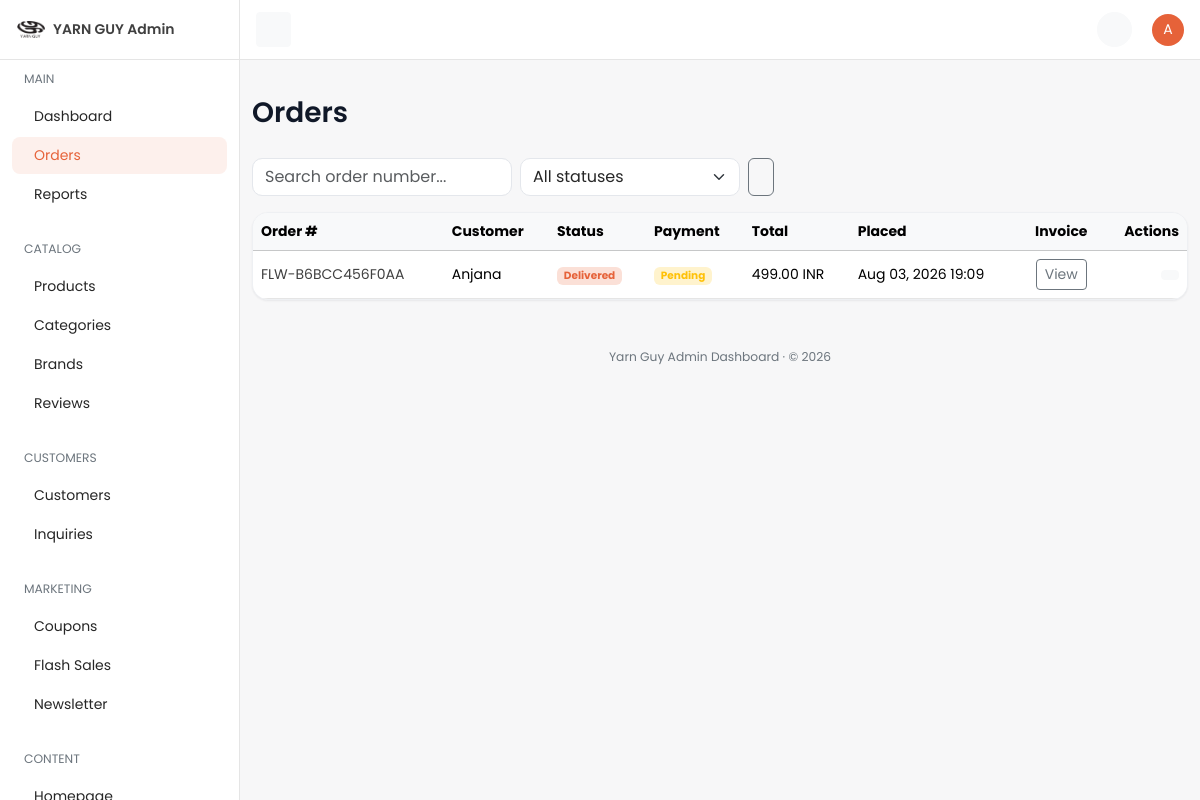
/dashboard/orders/ (signed in), run on an earlier commit of the app's database.
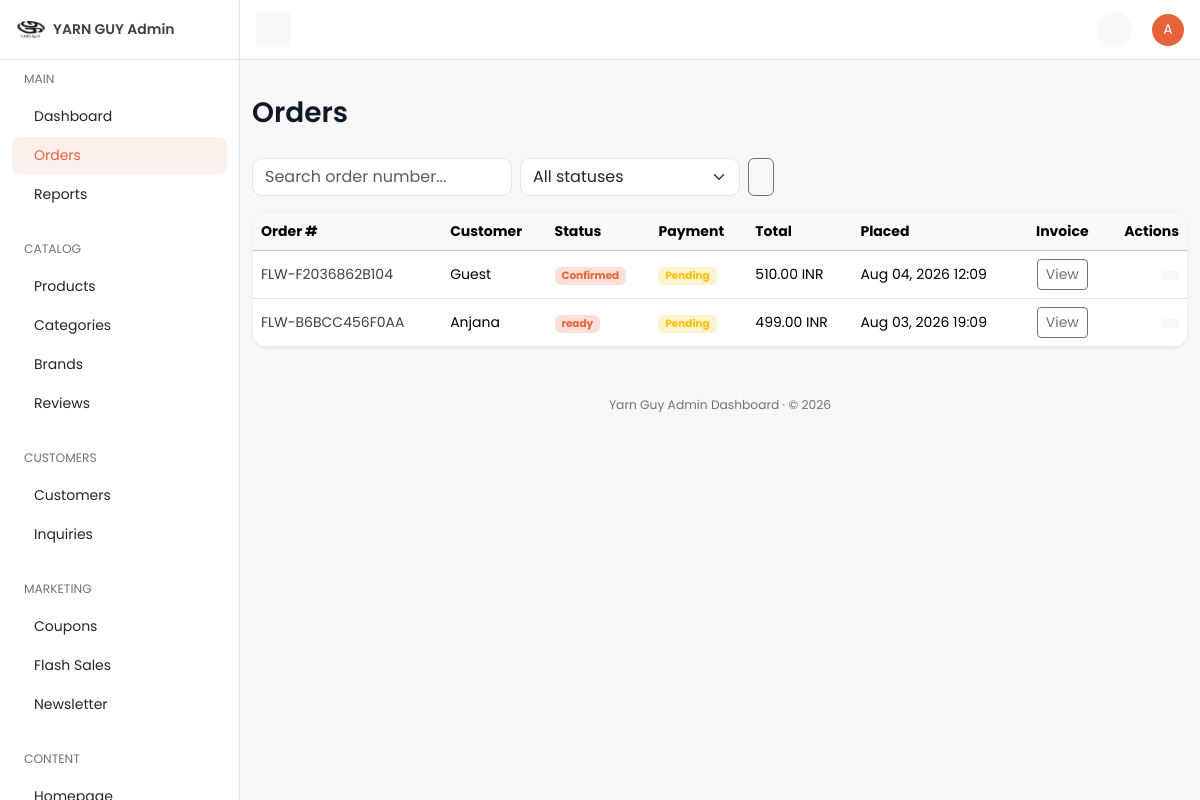
And on a later commit of the database.
### orders/models.py (models this page shows, shortened)
class Order(TimeStampedModel):
    customer_profile = models.ForeignKey(
        "accounts.CustomerProfile",
        on_delete=models.CASCADE,
        related_name="orders",
        null=True,
        blank=True,
        verbose_name="Customer profile",
        help_text="Owner of this order; null for guest checkout.",
    )
    cart = models.ForeignKey(
        "cart.Cart",
        on_delete=models.SET_NULL,
        null=True,
        blank=True,
        related_name="orders",
        verbose_name="Source cart",
    )
    order_number = models.CharField(
        max_length=32,
        unique=True,
        db_index=True,
        verbose_name="Order number",
        help_text="Human-readable unique order reference.",
    )
    idempotency_key = models.CharField(
        max_length=64,
        unique=True,
        null=True,
        blank=True,
        db_index=True,
        verbose_name="Idempotency key",
        help_text="Client-supplied key preventing duplicate order creation.",
    )
    order_status = models.CharField(
        max_length=20,
        choices=OrderStatus.choices,
        default=OrderStatus.PLACED,
        db_index=True,
        verbose_name="Order status",
    )
    delivery_date = models.DateField(
        null=True,
        blank=True,
        verbose_name="Delivery date",
        db_index=True,
    )
    subtotal = models.DecimalField(max_digits=12, decimal_places=2, default=0)
    coupon_discount = models.DecimalField(max_digits=12, decimal_places=2, default=0)
    delivery_charge = models.DecimalField(max_digits=12, decimal_places=2, default=0)
    total_amount = models.DecimalField(
        max_digits=12,
        decimal_places=2,
        verbose_name="Total amount",
        help_text="Order total in the customer's checkout currency.",
    )
    currency = models.ForeignKey(
        "core.Currency",
        on_delete=models.PROTECT,
        null=True,
        blank=True,
        related_name="orders",
        verbose_name="Currency",
    )
    delivery_address_snapshot = models.JSONField(
        default=dict,
        verbose_name="Delivery address snapshot",
    )
    invoice_details = models.JSONField(default=dict, verbose_name="Invoice details")
    class Meta:
        verbose_name = "Order"
        verbose_name_plural = "Orders"
        indexes = [
            models.Index(
                fields=["customer_profile", "-created_at"],
                name="ord_customer_created_idx",
            ),
            models.Index(fields=["order_status"], name="orders_order_status_idx"),
            models.Index(fields=["idempotency_key"], name="orders_idempotency_key_idx"),
        ]
        ordering = ["-created_at"]
    @property
    def payment_status_display(self) -> str:
        tx = self.payment_transactions.filter(status="success").last()
        if not tx:
            tx = self.payment_transactions.last()
        if not tx:
            return "Unknown"
        return tx.get_status_display()

### accounts/models.py (models this page shows, shortened)
class CustomerProfile(TimeStampedModel):
    user = models.OneToOneField(
        settings.AUTH_USER_MODEL,
        on_delete=models.CASCADE,
        related_name="customer_profile",
        verbose_name="User",
        help_text="Linked Django auth user.",
    )
    phone = models.CharField(
        max_length=20,
        blank=True,
        db_index=True,
        verbose_name="Phone number",
        help_text="Customer mobile number used for OTP login.",
    )
    phone_verified = models.BooleanField(
        default=False,
        verbose_name="Phone verified",
        help_text="True after a successful OTP verification for this phone.",
    )
    preferred_language = models.CharField(
        max_length=5,
        choices=settings.LANGUAGES,
        default=settings.LANGUAGE_CODE,
        verbose_name="Preferred language",
        help_text="Customer's preferred storefront language.",
    )
    preferred_currency = models.ForeignKey(
        "core.Currency",
        on_delete=models.PROTECT,
        related_name="customer_profiles",
        verbose_name="Preferred currency",
        help_text="Currency used to display prices for this customer.",
    )
    date_of_birth = models.DateField(
        null=True,
        blank=True,
        verbose_name="Date of birth",
        help_text="Optional date of birth for personalization.",
    )
    default_address = models.ForeignKey(
        "accounts.Address",
        on_delete=models.SET_NULL,
        null=True,
        blank=True,
        related_name="+",
        verbose_name="Default address",
        help_text="Customer's primary delivery address.",
    )
    notify_via_email = models.BooleanField(
        default=True,
        verbose_name="Email notifications",
        help_text="Receive order updates via email.",
    )
    notify_via_sms = models.BooleanField(
        default=True,
        verbose_name="SMS notifications",
        help_text="Receive order updates via SMS.",
    )
    notify_via_whatsapp = models.BooleanField(
        default=False,
        verbose_name="WhatsApp notifications",
        help_text="Receive order updates via WhatsApp.",
    )
    class Meta:
        verbose_name = "Customer profile"
        verbose_name_plural = "Customer profiles"
        indexes = [
            models.Index(fields=["phone"], name="accounts_profile_phone_idx"),
        ]
    def __str__(self) -> str:
        return self.user.get_full_name() or self.user.email or str(self.pk)

### payments/models.py (models this page shows, shortened)
class PaymentTransaction(TimeStampedModel):
    order = models.ForeignKey(
        "orders.Order",
        on_delete=models.CASCADE,
        related_name="payment_transactions",
        verbose_name="Order",
    )
    gateway_key = models.CharField(max_length=40, db_index=True, verbose_name="Gateway key")
    amount = models.DecimalField(max_digits=12, decimal_places=2, verbose_name="Amount")
    currency = models.ForeignKey(
        "core.Currency",
        on_delete=models.PROTECT,
        related_name="payment_transactions",
        verbose_name="Currency",
    )
    status = models.CharField(
        max_length=20,
        choices=PaymentStatus.choices,
        default=PaymentStatus.PENDING,
        db_index=True,
        verbose_name="Status",
    )
    external_intent_id = models.CharField(
        max_length=120,
        blank=True,
        db_index=True,
        verbose_name="External intent ID",
    )
    external_transaction_id = models.CharField(
        max_length=120,
        blank=True,
        verbose_name="External transaction ID",
    )
    metadata = models.JSONField(default=dict, verbose_name="Metadata")
    class Meta:
        verbose_name = "Payment transaction"
        verbose_name_plural = "Payment transactions"
        indexes = [
            models.Index(fields=["order", "status"], name="pay_tx_order_status_idx"),
            models.Index(fields=["gateway_key", "status"], name="pay_tx_gateway_status_idx"),
        ]

### core/models.py (models this page shows, shortened)
class TimeStampedModel(models.Model):
    created_at = models.DateTimeField(
        auto_now_add=True,
        db_index=True,
        verbose_name="Created at",
        help_text="Timestamp when this record was first created.",
    )
    updated_at = models.DateTimeField(
        auto_now=True,
        db_index=True,
        verbose_name="Updated at",
        help_text="Timestamp when this record was last modified.",
    )
    class Meta:
        abstract = True

class Currency(TimeStampedModel):
    code = models.CharField(
        max_length=3,
        unique=True,
        db_index=True,
        verbose_name="Currency code",
        help_text="ISO 4217 currency code, e.g. QAR or USD.",
    )
    symbol = models.CharField(
        max_length=8,
        verbose_name="Symbol",
        help_text="Display symbol shown alongside prices, e.g. ر.ق or $.",
    )
    exchange_rate_to_base = models.DecimalField(
        max_digits=18,
        decimal_places=8,
        verbose_name="Exchange rate to base",
        help_text="Multiplier to convert this currency into the platform base currency.",
    )
    is_default = models.BooleanField(
        default=False,
        db_index=True,
        verbose_name="Is default",
        help_text="When True, this currency is the storefront default.",
    )
    is_active = models.BooleanField(
        default=True,
        db_index=True,
        verbose_name="Is active",
        help_text="When False, this currency is hidden/inactive on the storefront.",
    )
    class Meta:
        verbose_name = "Currency"
        verbose_name_plural = "Currencies"
        indexes = [
            models.Index(fields=["is_default"], name="core_currency_is_default_idx"),
        ]

### dashboard/views/orders.py (the view)
# urls.py: path("orders/", orders.order_list, name="order-list"),
@dashboard_required
@require_http_methods(["GET"])
def order_list(request: HttpRequest) -> HttpResponse:
    qs = Order.objects.select_related("customer_profile__user", "currency").order_by("-created_at")
    status = request.GET.get("status", "").strip()
    if status:
        qs = qs.filter(order_status=status)
    query = request.GET.get("q", "").strip()
    if query:
        qs = qs.filter(order_number__icontains=query)
    paginator = Paginator(qs, 25)
    page_obj = paginator.get_page(request.GET.get("page"))
    params = request.GET.copy()
    params.pop("page", None)
    context = {
        "nav_section": "orders",
        "page_title": "Orders",
        "page_obj": page_obj,
        "objects": page_obj.object_list,
        "statuses": OrderStatus.choices,
        "current_status": status,
        "search_query": query,
        "querystring": params.urlencode(),
    }
    return render(request, "dashboard/orders/list.html", context)

### cart/selectors.py (called while the page is built)
def get_cart_for_request(*, request: HttpRequest) -> Optional[Cart]:
    if hasattr(request, _CART_CACHE_ATTR):
        return getattr(request, _CART_CACHE_ATTR)
    if not request.session.session_key:
        request.session.create()
    session_key = request.session.session_key
    cart = None
    if request.user.is_authenticated and hasattr(request.user, "customer_profile"):
        cart = (
            Cart.objects.filter(customer_profile=request.user.customer_profile)
            .select_related("currency")
            .first()
        )
    if cart is None:
        cart = (
            Cart.objects.filter(session_key=session_key)
            .select_related("currency")
            .first()
        )
    setattr(request, _CART_CACHE_ATTR, cart)
    return cart

def get_cart_item_count(*, cart: Cart | None) -> int:
    if cart is None:
        return 0
    total = CartItem.objects.filter(cart=cart).aggregate(total=Sum("quantity"))["total"]
    return int(total or 0)

def get_cart_count(*, request: HttpRequest) -> int:
    cart = get_cart_for_request(request=request)
    return get_cart_item_count(cart=cart)

### dashboard/templates/dashboard/orders/list.html (shortened to what this page needs)
{% extends "dashboard/base.html" %}
{% block page_title %}Orders{% endblock %}
{% block content %}
<div class="row">
  <div class="col-12">
    <form method="get" class="d-flex gap-2 mb-3 flex-wrap">
      <input type="text" name="q" value="{{ search_query }}" class="form-control" style="max-width: 260px;" placeholder="Search order number..." />
      <select name="status" class="form-select" style="max-width: 220px;" onchange="this.form.submit()">
        <option value="">All statuses</option>
      </select>
      <button type="submit" class="btn btn-outline-secondary"></button>
    </form>
    <div class="card table-responsive">
      <table class="table mb-0 text-nowrap table-hover align-middle">
        <thead class="table-light">
          <tr><th>Order #</th><th>Customer</th><th>Status</th><th>Payment</th><th>Total</th><th>Placed</th><th class="text-center">Invoice</th><th class="text-end">Actions</th></tr>
        </thead>
        <tbody>
          {% for order in objects %}
          <tr>
            <td><a href="{% url 'dashboard:order-detail' order.pk %}">{{ order.order_number }}</a></td>
            <td>
              {% if order.cart and not order.cart.customer_profile %}
                Guest
              {% else %}
                {{ order.customer_profile|default:"Guest" }}
              {% endif %}
            </td>
            <td><span class="badge bg-primary-subtle text-primary">{{ order.get_order_status_display }}</span></td>
            <td>
              {% if order.payment_status_display == 'Success' or order.payment_status_display == 'Paid' %}
              <span class="badge bg-success-subtle text-success">{{ order.payment_status_display }}</span>
              {% elif order.payment_status_display == 'Failed' %}
              <span class="badge bg-danger-subtle text-danger">{{ order.payment_status_display }}</span>
              {% else %}
              <span class="badge bg-warning-subtle text-warning">{{ order.payment_status_display }}</span>
              {% endif %}
            </td>
            <td>{{ order.total_amount|floatformat:2 }} {% if order.currency %}{{ order.currency.code }}{% endif %}</td>
            <td>{{ order.created_at|date:"M d, Y H:i" }}</td>
            <td class="text-center">
              <a href="{% url 'dashboard:order-invoice' order.pk %}" class="btn btn-sm btn-outline-secondary" title="View Invoice" target="_blank"> View</a>
            </td>
            <td class="text-end">
              <a href="{% url 'dashboard:order-detail' order.pk %}" class="btn btn-sm btn-light" title="View Order"></a>
            </td>
          </tr>
          {% empty %}
          <tr><td colspan="8" class="text-center text-secondary py-5">No orders found.</td></tr>
          {% endfor %}
        </tbody>
      </table>
    </div>
  </div>
</div>
{% endblock %}

What changed in the data, as far as the page shows it:
added Order: order_number "FLW-F2036862B104", shows "Guest", order_status "Confirmed", payment_status_display "Pending", total_amount "510.00", currency.code "INR", created_at "Aug 04, 2026 12:09"
changed Order "FLW-B6BCC456F0AA": order_status "Delivered" → "ready"
